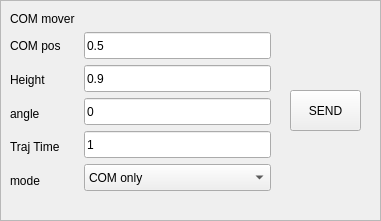
  <widget class="QFrame" name="frame">
   <property name="geometry">
    <rect>
     <x>20</x>
     <y>20</y>
     <width>381</width>
     <height>221</height>
    </rect>
   </property>
   <property name="frameShape">
    <enum>QFrame::StyledPanel</enum>
   </property>
   <property name="frameShadow">
    <enum>QFrame::Raised</enum>
   </property>
   <widget class="QWidget" name="horizontalLayoutWidget">
    <property name="geometry">
     <rect>
      <x>10</x>
      <y>32</y>
      <width>261</width>
      <height>163</height>
     </rect>
    </property>
    <layout class="QHBoxLayout" name="horizontalLayout" stretch="0,0">
     <item>
      <layout class="QVBoxLayout" name="verticalLayout_3">
       <item>
        <widget class="QLabel" name="label_4">
         <property name="text">
          <string>COM pos</string>
         </property>
        </widget>
       </item>
       <item>
        <widget class="QLabel" name="label_12">
         <property name="text">
          <string>Height</string>
         </property>
        </widget>
       </item>
       <item>
        <widget class="QLabel" name="label_21">
         <property name="text">
          <string>angle</string>
         </property>
        </widget>
       </item>
       <item>
        <widget class="QLabel" name="label_5">
         <property name="text">
          <string>Traj Time</string>
         </property>
        </widget>
       </item>
       <item>
        <widget class="QLabel" name="label_13">
         <property name="text">
          <string>mode</string>
         </property>
        </widget>
       </item>
      </layout>
     </item>
     <item>
      <layout class="QVBoxLayout" name="verticalLayout_4">
       <item>
        <widget class="QLineEdit" name="text_pos">
         <property name="sizePolicy">
          <sizepolicy hsizetype="Preferred" vsizetype="Fixed">
           <horstretch>0</horstretch>
           <verstretch>0</verstretch>
          </sizepolicy>
         </property>
         <property name="maximumSize">
          <size>
           <width>187</width>
           <height>27</height>
          </size>
         </property>
         <property name="toolTip">
          <string>float between 0~1. 0 - closer to right foot, 1 - closer to left foot.</string>
         </property>
         <property name="text">
          <string>0.5</string>
         </property>
        </widget>
       </item>
       <item>
        <widget class="QLineEdit" name="text_height">
         <property name="sizePolicy">
          <sizepolicy hsizetype="Preferred" vsizetype="Fixed">
           <horstretch>0</horstretch>
           <verstretch>0</verstretch>
          </sizepolicy>
         </property>
         <property name="maximumSize">
          <size>
           <width>187</width>
           <height>27</height>
          </size>
         </property>
         <property name="text">
          <string>0.9</string>
         </property>
        </widget>
       </item>
       <item>
        <widget class="QLineEdit" name="text_angle">
         <property name="sizePolicy">
          <sizepolicy hsizetype="Preferred" vsizetype="Fixed">
           <horstretch>0</horstretch>
           <verstretch>0</verstretch>
          </sizepolicy>
         </property>
         <property name="maximumSize">
          <size>
           <width>187</width>
           <height>27</height>
          </size>
         </property>
         <property name="text">
          <string>0</string>
         </property>
        </widget>
       </item>
       <item>
        <widget class="QLineEdit" name="text_time">
         <property name="sizePolicy">
          <sizepolicy hsizetype="Preferred" vsizetype="Fixed">
           <horstretch>0</horstretch>
           <verstretch>0</verstretch>
          </sizepolicy>
         </property>
         <property name="maximumSize">
          <size>
           <width>187</width>
           <height>27</height>
          </size>
         </property>
         <property name="toolTip">
          <string>Processing time of COM command</string>
         </property>
         <property name="text">
          <string>1</string>
         </property>
        </widget>
       </item>
       <item>
        <widget class="QComboBox" name="comboBox">
         <property name="sizePolicy">
          <sizepolicy hsizetype="Preferred" vsizetype="Fixed">
           <horstretch>0</horstretch>
           <verstretch>0</verstretch>
          </sizepolicy>
         </property>
         <property name="maximumSize">
          <size>
           <width>187</width>
           <height>27</height>
          </size>
         </property>
         <item>
          <property name="text">
           <string>COM only</string>
          </property>
         </item>
         <item>
          <property name="text">
           <string>Pelvis with Arms</string>
          </property>
         </item>
         <item>
          <property name="text">
           <string>Pelvis only</string>
          </property>
         </item>
         <item>
          <property name="text">
           <string>Pelvis COM combined</string>
          </property>
         </item>
         <item>
          <property name="text">
           <string>Pelvis COM combined + Upperbody rotate 90</string>
          </property>
         </item>
         <item>
          <property name="text">
           <string>Pelvis COM combined + Upperbody rotation hold</string>
          </property>
         </item>
         <item>
          <property name="text">
           <string>right hand rotation hold with z axis test</string>
          </property>
         </item>
         <item>
          <property name="text">
           <string>pelv_COM control + arms joint control</string>
          </property>
         </item>
         <item>
          <property name="text">
           <string>pelv_COM control + arms task control</string>
          </property>
         </item>
         <item>
          <property name="text">
           <string>pelv_COM control + Upperbody rotation + arms hold control</string>
          </property>
         </item>
         <item>
          <property name="text">
           <string>multi contact</string>
          </property>
         </item>
         <item>
          <property name="text">
           <string>wall_holding_test 1</string>
          </property>
         </item>
         <item>
          <property name="text">
           <string>wall_holding_test 2</string>
          </property>
         </item>
         <item>
          <property name="text">
           <string>wall_holding_test 3</string>
          </property>
         </item>
         <item>
          <property name="text">
           <string>single support right</string>
          </property>
         </item>
         <item>
          <property name="text">
           <string>zmp control test</string>
          </property>
         </item>
         <item>
          <property name="text">
           <string>zmp control test 2</string>
          </property>
         </item>
         <item>
          <property name="text">
           <string>zmp control test 3 - mpc</string>
          </property>
         </item>
        </widget>
       </item>
      </layout>
     </item>
    </layout>
   </widget>
   <widget class="QLabel" name="label_6">
    <property name="geometry">
     <rect>
      <x>10</x>
      <y>10</y>
      <width>131</width>
      <height>17</height>
     </rect>
    </property>
    <property name="text">
     <string>COM mover</string>
    </property>
   </widget>
   <widget class="QPushButton" name="com_send_button">
    <property name="geometry">
     <rect>
      <x>290</x>
      <y>90</y>
      <width>71</width>
      <height>41</height>
     </rect>
    </property>
    <property name="text">
     <string>SEND</string>
    </property>
   </widget>
  </widget>
